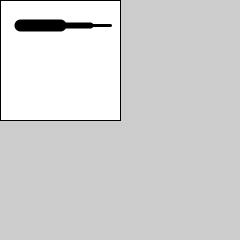
Frame 1 (no input)
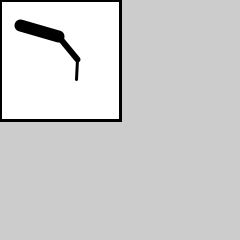
Frame 60 (the mouse pressed at the canvas centre just before this capture)
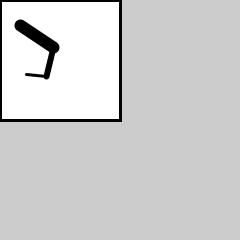
Frame 120 (the mouse held since frame 60 and released just before this capture)

The Processing sketch that drew these frames (run headless with seeded random() and noise(); from frame 60 on, the mouse is pressed at the canvas centre):

// Processing sketch: r12_articulatedArm
// ── r12_articulatedArm.pde
float angle = 0.0;
float angleDirection = 1;
float speed = 0.005;
void setup() {
  size(240, 240);
  rectMode(CENTER);
  //frameRate(500);
}
void draw() {
  background(204);
  pushMatrix();
  //scale(2);
  rect(60,60,120,120);
  
  translate(20, 25);  // Move to start position
  rotate(angle);
  strokeWeight(12);
  line(0, 0, 40, 0);
  
  translate(40, 0);   // Move to next joint
  rotate(angle * 2.0);
  strokeWeight(6);
  line(0, 0, 30, 0);
  
  translate(30, 0);   // Move to next joint
  rotate(angle * 2.5);
  strokeWeight(3);
  line(0, 0, 20, 0);
  
  angle += speed * angleDirection;
  if ((angle > QUARTER_PI) || (angle < 0)) {
    angleDirection *= -1;
  }
  popMatrix();
}
